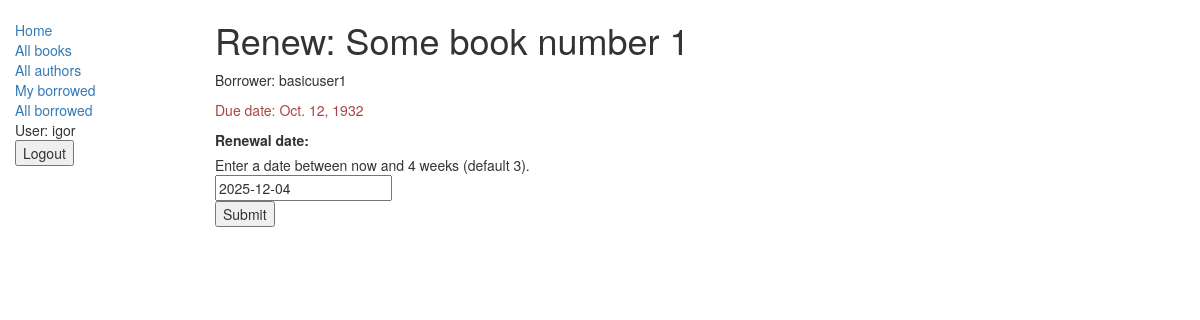
The page /catalog/book/79b784c7032f4d029cc087f8ffa212fa/renew/ (signed in) on the database as committed earlier.
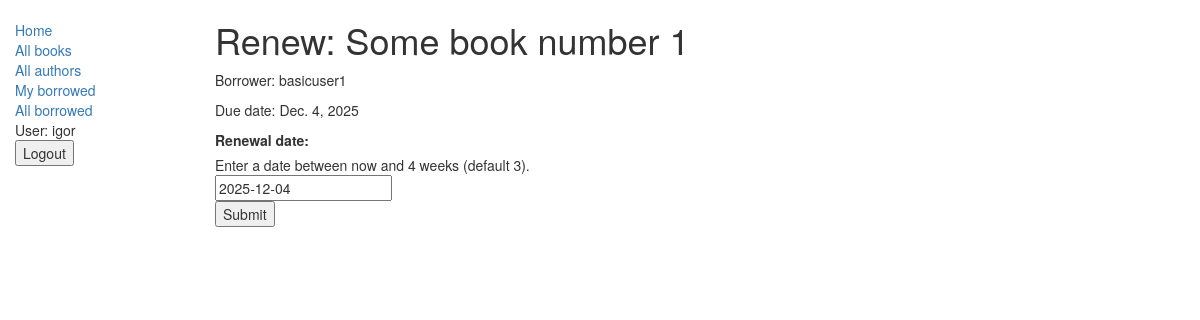
The same page on the database as committed later.
### catalog/models.py (models this page shows, shortened)
class BookInstance(models.Model):
    id = models.UUIDField(
        primary_key=True,
        default=uuid.uuid4,
        help_text="Unique ID for this particular book across whole library"
    )
    book = models.ForeignKey("Book", on_delete=models.SET_NULL, null=True)
    imprint = models.CharField(max_length=200)
    due_back = models.DateField(null=True, blank=True)
    borrower = models.ForeignKey(User, on_delete=models.SET_NULL, null=True, blank=True)
    LOAN_STATUS = (
        ("m", "Maintenance"),
        ("o", "On loan"),
        ("a", "Available"),
        ("r", "Reserved"),
    )
    status = models.CharField(
        max_length=1,
        choices=LOAN_STATUS,
        blank=True,
        default="m",
        help_text="Book availability"
    )
    class Meta:
        ordering = ["due_back"]
        permissions = (("can_mark_returned", "Set book as returned"),)
    def display_title(self):
        return self.book.title
    @property
    def is_overdue(self):
        if self.due_back and date.today() > self.due_back:
            return True
        return False
    display_title.short_description = 'Title'

class Book(models.Model):
    title = models.CharField(max_length=200)
    author = models.ForeignKey("Author", on_delete=models.SET_NULL, null=True)
    summary = models.TextField(
        max_length=1000,
        help_text="Enter a brief description of the book"
    )
    isbn = models.CharField(
        "ISBN",
        max_length=13,
        help_text='13 Character <a href="https://www.isbn-international.org/content/what-isbn">ISBN number</a>'
    )
    genre = models.ManyToManyField(Genre, help_text="Select a genre for this book")
    language = models.ForeignKey('Language', on_delete=models.SET_NULL, null=True)
    def display_genre(self):
        """
        Creates a string for the Genre. This is required to display genre in Admin.
        """
        return ', '.join([genre.name for genre in self.genre.all()[:3]])
    display_genre.short_description = 'Genre'

### catalog/views.py (the view)
# urls.py: path('book/<str:pk>/renew/', views.renew_book_librarian, name='renew-book-librarian'),
@permission_required('catalog.can_mark_returned')
def renew_book_librarian(request, pk):
    book_inst = get_object_or_404(BookInstance, pk=pk)
    if request.method == 'POST':
        form = RenewBookForm(request.POST)
        if form.is_valid():
            book_inst.due_back = form.cleaned_data['renewal_date']
            book_inst.save()
            return HttpResponseRedirect(reverse('all-borrowed') )
    else:
        proposed_renewal_date = datetime.date.today() + datetime.timedelta(weeks=3)
        form = RenewBookForm(initial={'renewal_date': proposed_renewal_date,})
    return render(request, 'catalog/book_renew_librarian.html', {'form': form, 'bookinst':book_inst})

### catalog/forms.py (shortened to what this page needs)
class RenewBookForm(forms.Form):
    renewal_date = forms.DateField(help_text="Enter a date between now and 4 weeks (default 3).")

### catalog/templates/catalog/book_renew_librarian.html (shortened to what this page needs)
{% extends "base_generic.html" %}
{% block content %}
    <h1>Renew: {{bookinst.book.title}}</h1>
    <p>Borrower: {{bookinst.borrower}}</p>
    <p{% if bookinst.is_overdue %} class="text-danger"{% endif %}>Due date: {{bookinst.due_back}}</p>
    <form action="" method="post">
        <table>
        {{ form }}
        </table>
        <input type="submit" value="Submit" />
    </form>
{% endblock %}

Rows that differ between the two databases and show on the page:
changed BookInstance "Some book number 1": due_back "Oct. 12, 1932" → "Dec. 4, 2025"
